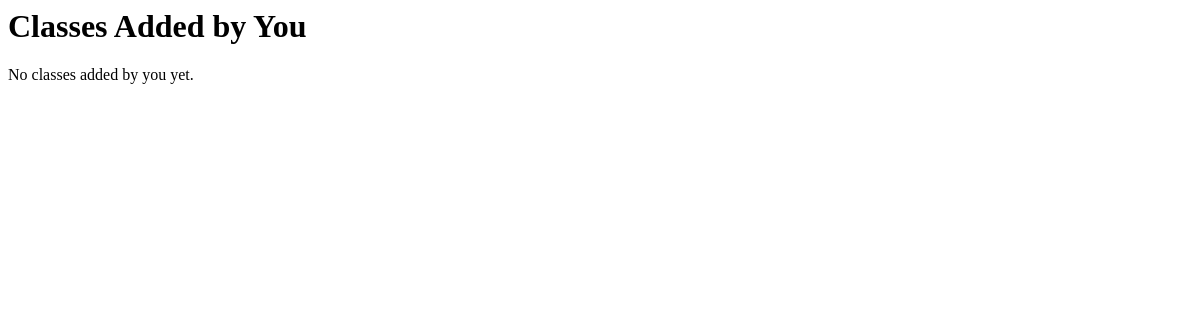
The app's page /class_details (signed in), older data.
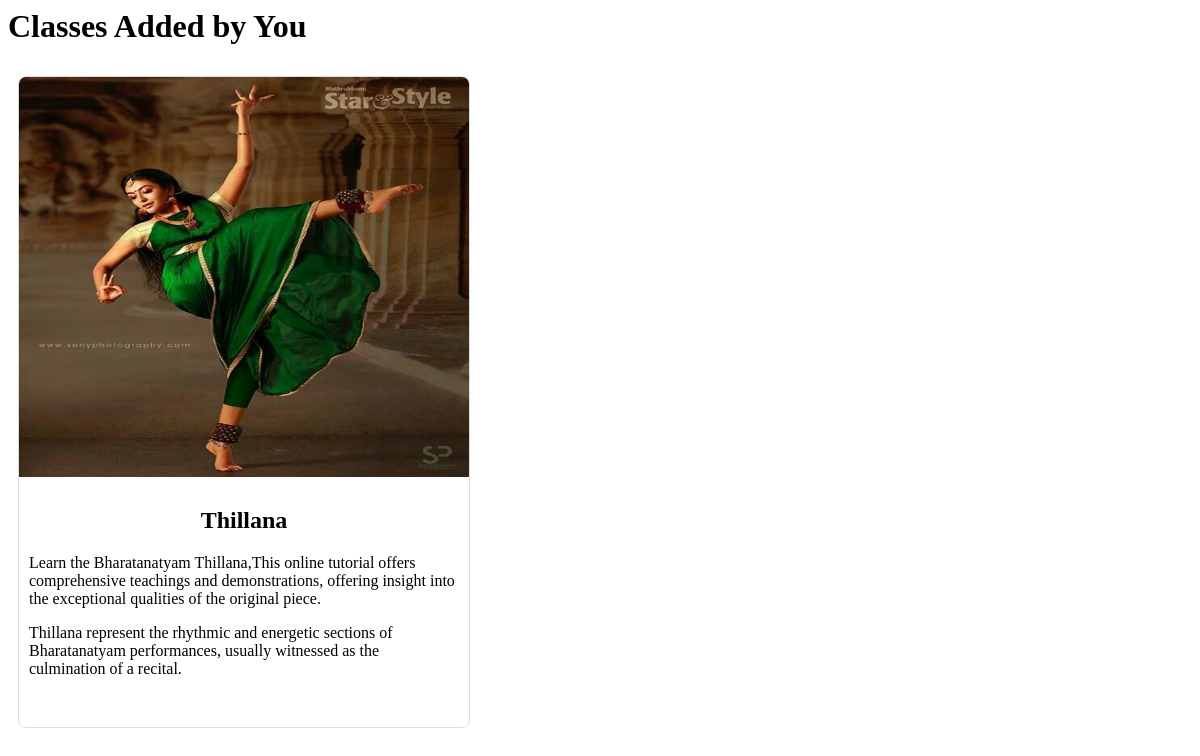
The same page, newer data.
### dhruvam/models.py (models this page shows)
class DanceClass(models.Model):
    DANCE_STYLES = [
        ('bharatanatyam', 'Bharatanatyam'),
        ('mohiniyattam', 'Mohiniyattam'),
        ('kuchipudi', 'Kuchipudi'),
        ('kathak', 'Kathak'),
        ('odissi', 'Odissi'),
    ]
    title = models.CharField(max_length=200)
    video_title = models.TextField(max_length=1000)
    video_link = models.URLField()
    dance_style = models.CharField(max_length=50, choices=DANCE_STYLES)
    description = models.TextField()
    image = models.ImageField(upload_to='dance_class_images/', default='')
    guru = models.ForeignKey(Register, on_delete=models.CASCADE, default='')

### dhruvam/views.py (the view)
# urls.py: path('class_details', views.class_detail_view, name='class_details'),
def class_detail_view(request):
    user = request.user
    classes_by_user = DanceClass.objects.filter(guru=user)
    return render(request, 'class_details.html', {
        'classes_by_user': classes_by_user
    })

### dhruvam/templates/class_details.html (shortened to what this page needs)
{% load static %}
<h1>Classes Added by You</h1>
<div class="card-container py-3 px-3 ml-3 mr-3 mt-3 mb-3">
    <div class="row">
        {% for dance_class in classes_by_user %}
        <div class="card col-md-4">
            <img class="card-img-top" src="{{ dance_class.image.url }}" alt="Cover Image" onclick="playVideo('{{ dance_class.video_link }}')">
            <div class="card-body justify-content-center">
                <center><h2 class="card-title">{{ dance_class.title }}</h2></center>
                <p>{{ dance_class.video_title }}</p>
                <p>{{ dance_class.description }}</p>
            </div>
        </div>
        {% empty %}
            <p>No classes added by you yet.</p>
        {% endfor %}
    </div>
</div>

Row changes from the older to the newer data that the page shows:
added DanceClass: image (picture), title "Thillana", video_title "Learn the Bharatanatyam Thillana,This online tutorial offers comprehensive teachings and demonstrations, offering insight into the exceptional qualities of the original piece.", description "Thillana represent the rhythmic and energetic sections of Bharatanatyam performances, usually witnessed as the culmination of a recital."
Text that changed along with them:
text no longer shown: "No classes added by you yet."
